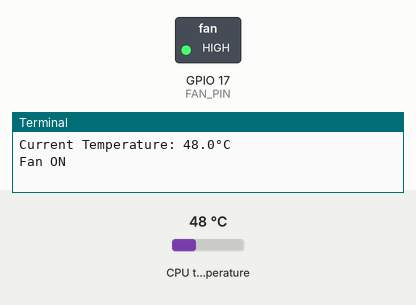
A program run on a simulated Raspberry Pi (BCM pin numbers). On the bench: switched loads named in the program (green lamp = pin HIGH), the last lines printed to the terminal. The test bench sets the inputs (shaded band); at power-on: CPU temperature 48 °C.

Above: at 1.2 s.
1.3 s: CPU temperature set to 36 °C
7.3 s: CPU temperature set to 33 °C
At 10.9 s:
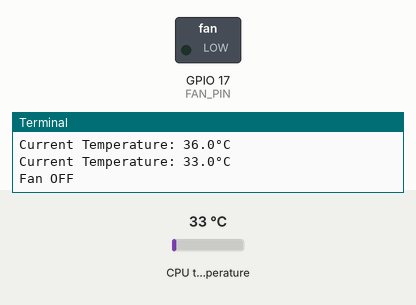
13.3 s: CPU temperature set to 44 °C
19.3 s: CPU temperature set to 47 °C
At 20.9 s:
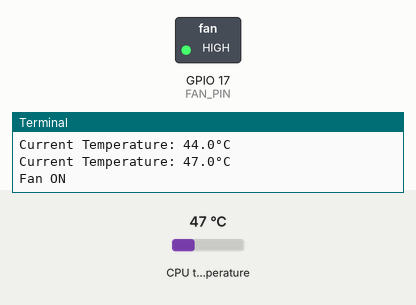
25.3 s: CPU temperature set to 31 °C
At 30.9 s:
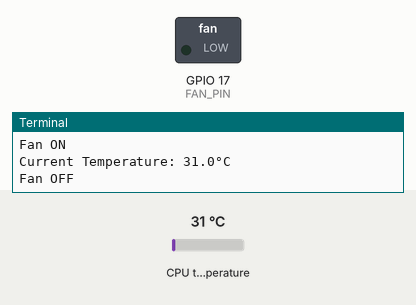
Timing chart, 0 to 32.4 s (numbered marks = the images above; inputs shaded):
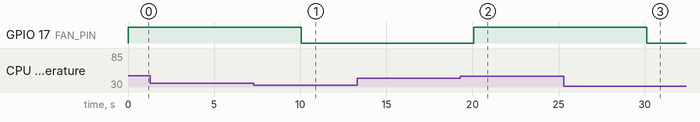

Measured:
- the behaviour switches between 35 and 34 °C on CPU temperature (found by bisection; images 0 and 1)
- the behaviour switches between 45 and 46 °C on CPU temperature (found by bisection; images 1 and 2)
- after the input at 7.3 s, GPIO 17 (FAN_PIN): HIGH → LOW after 2.7 s
- after the input at 19.3 s, GPIO 17 (FAN_PIN): LOW → HIGH after 0.78 s
- after the input at 25.3 s, GPIO 17 (FAN_PIN): HIGH → LOW after 4.8 s

The program:

temp_controller.py
```python
import RPi.GPIO as GPIO
import time

# GPIO setup
FAN_PIN = 17
try:
    GPIO.setmode(GPIO.BCM)
    GPIO.setup(FAN_PIN, GPIO.OUT)
except Exception as e:
    print(f"Error during GPIO setup: {e}")
    GPIO.cleanup()
    raise

def get_cpu_temperature():
    """Reads the CPU temperature from the system file."""
    try:
        import subprocess
        temp_str = subprocess.check_output(['sudo', 'cat', '/sys/class/thermal/thermal_zone0/temp']).decode().strip()
        return int(temp_str) / 1000.0  # Convert millidegree Celsius to degree Celsius
    except FileNotFoundError:
        print("Temperature file not found. Ensure the system supports temperature monitoring.")
        return None
    except Exception as e:
        print(f"Error reading CPU temperature: {e}")
        return None

def control_fan(cold_temp, hot_temp):
    """Controls the fan based on the cold and hot target temperatures."""
    try:
        while True:
            current_temp = get_cpu_temperature()
            if current_temp is None:
                time.sleep(5)
                continue

            print(f"Current Temperature: {current_temp}°C")

            if current_temp > hot_temp:
                GPIO.output(FAN_PIN, GPIO.HIGH)  # Turn fan on
                print("Fan ON")
            elif current_temp < cold_temp:
                GPIO.output(FAN_PIN, GPIO.LOW)  # Turn fan off
                print("Fan OFF")

            time.sleep(5)  # Check temperature every 5 seconds
    except KeyboardInterrupt:
        print("Exiting...")
    finally:
        GPIO.cleanup()

if __name__ == "__main__":
    cold_target_temperature = 35.0  # Temperature to stop the fan
    hot_target_temperature = 45.0  # Temperature to start the fan
    control_fan(cold_target_temperature, hot_target_temperature)
```
